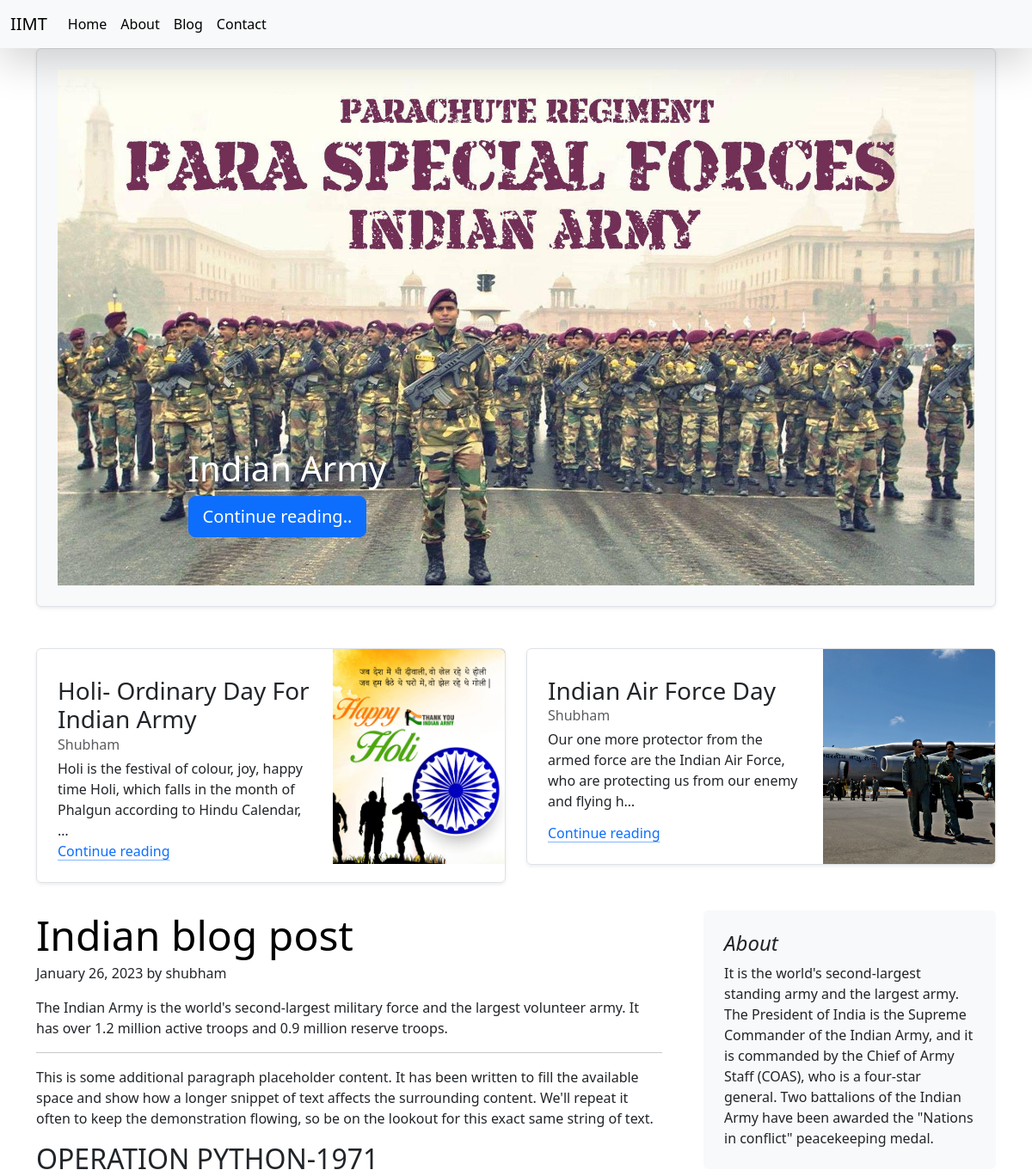
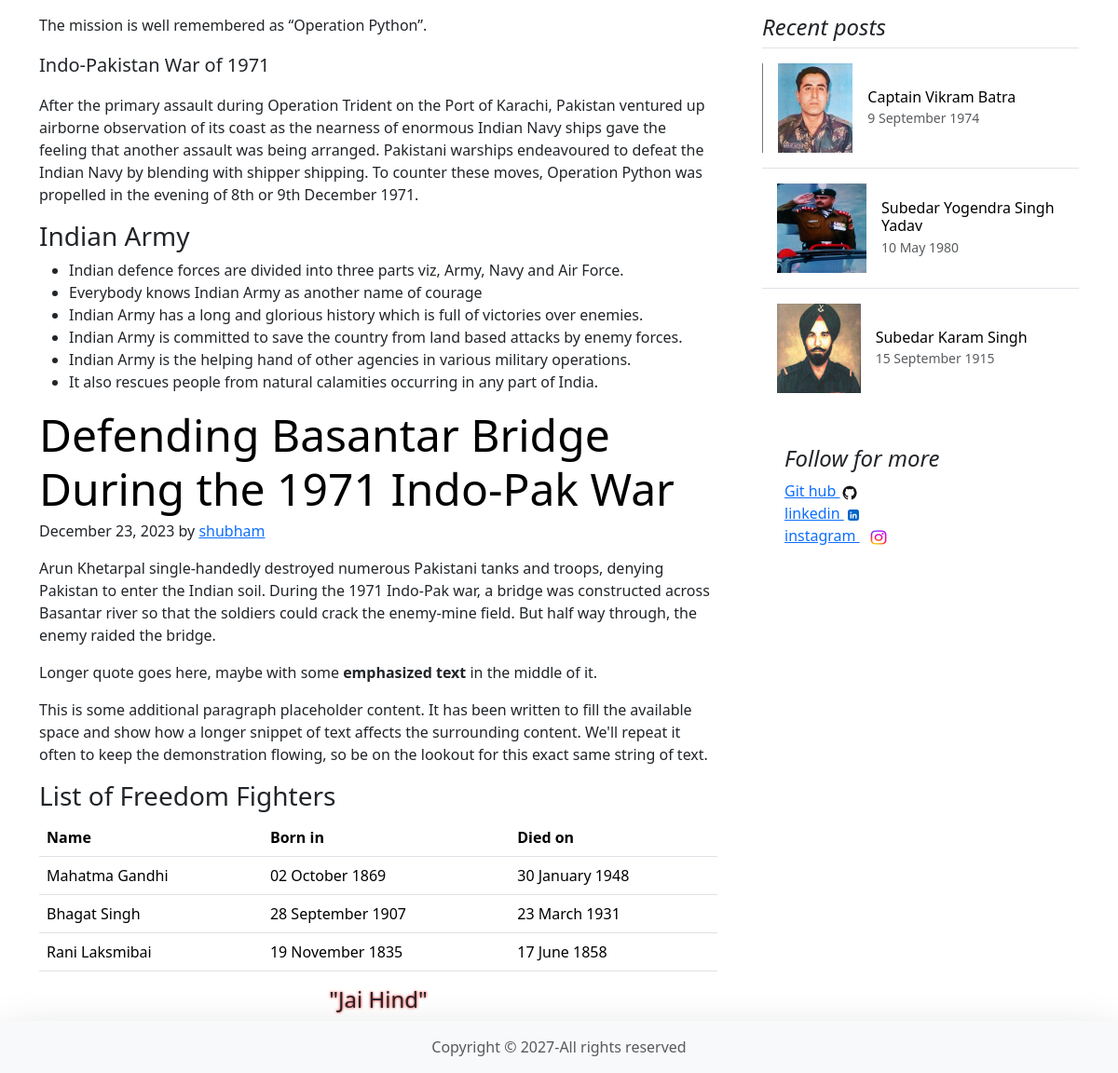
Screenshot of /blog/ with the database file from the repository (2 pictures, top to bottom).
### webblog/models.py (models this page shows, shortened)
class Popular_Blog(models.Model):
    title =models.CharField(max_length=122)
    author = models.CharField(max_length=50)
    content=models.TextField()
    created_at=models.DateTimeField(auto_now_add=True)
    images=models.ImageField(default="")

### webblog/views.py (the view)
# urls.py: 2. Add a URL to urlpatterns:  path('blog/', include('blog.urls'))
def blog(request):
    popularobj=Popular_Blog.objects.all()
    context={'name':'name','popularobj':popularobj}
    return render(request,'blog.html',context)

### templates/blog.html (shortened to what this page needs)
{% extends 'base.html' %}
{% load static %}
{% block body %}
<main class="container">
    <div class="p-4 p-md-6 mb-5 rounded bg-light border shadow-sm">
        <div class="row">
            <div class="carousel-item active">
                <img src="{% static 'images/blog.jpg' %}" class="d-block w-100" alt="Slide 1">
                <div class="container">
                  <div class="carousel-caption text-start">
                    <h1>Indian Army</h1>
                    <p><a class="btn btn-lg btn-primary" href="#">Continue reading..</a></p>
                  </div>
                </div>
              </div>
        </div>
    </div>
    <div class="row mb-2">
      {% for obj in popularobj %}
      <div class="col-md-6">
        <div class="row g-0 border rounded overflow-hidden flex-md-row mb-4 shadow-sm h-md-250 position-relative">
          <div class="col p-4 d-flex flex-column position-static">
            <h3 class="mb-0">{{obj.title}}</h3>
            <div class="mb-1 text-body-secondary">{{obj.author}}</div>
            <p class="card-text mb-auto">{{obj.content|safe| truncatechars:120}}</p>
            <a href="{% url 'show_blog' obj.pk %}" class="icon-link gap-1 icon-link-hover stretched-link">
              Continue reading
              <svg class="bi"><use xlink:href="#chevron-right"/></svg>
            </a>
          </div>
          <div class="col-auto d-none d-lg-block">
            <svg class="bd-placeholder-img" width="200" height="250" preserveAspectRatio="xMidYMid slice" focusable="false" role="img" aria-label="Placeholder: Thumbnail">
                <rect width="100%" height="100%" fill="#55595c"/>
                <image href="/media/{{obj.images}}" width="100%" height="100%" preserveAspectRatio="xMidYMid slice" />
                <text x="50%" y="50%" fill="#eceeef" dy=".3em"></text>
            </svg>
        </div>
        </div>
      </div>
      {% endfor %}
    </div>
    <div class="row g-5">
      <div class="col-md-8">
        <article class="blog-post">
          <h2 class="display-5 link-body-emphasis mb-1">Indian blog post</h2>
          <p class="blog-post-meta">January 26, 2023 by shubham</p>
          <p>The Indian Army is the world's second-largest military force and the largest volunteer army. It has over 1.2 million active troops and 0.9 million reserve troops.</p>
          <hr>
          <p>This is some additional paragraph placeholder content. It has been written to fill the available space and show how a longer snippet of text affects the surrounding content. We'll repeat it often to keep the demonstration flowing, so be on the lookout for this exact same string of text.</p>
          <h2>OPERATION PYTHON-1971</h2>
          <p>The mission is well remembered as “Operation Python”.</p>
          <blockquote class="blockquote">
            <p>Indo-Pakistan War of 1971</p>
          </blockquote>
          <p>After the primary assault during Operation Trident on the Port of Karachi, Pakistan ventured up airborne observation of its coast as the nearness of enormous Indian Navy ships gave the feeling that another assault was being arranged. Pakistani warships endeavoured to defeat the Indian Navy by blending with shipper shipping. To counter these moves, Operation Python was propelled in the evening of 8th or 9th December 1971.</p>
          <h3>Indian Army</h3>
          <ul>
            <li>Indian defence forces are divided into three parts viz, Army, Navy and Air Force.</li>
            <li>Everybody knows Indian Army as another name of courage</li>
            <li>Indian Army has a long and glorious history which is full of victories over enemies.</li>
            <li>Indian Army is committed to save the country from land based attacks by enemy forces.</li>
            <li>Indian Army is the helping hand of other agencies in various military operations.</li>
            <li>It also rescues people from natural calamities occurring in any part of India.</li>
          </ul>
        </article>
        <article class="blog-post">
          <h2 class="display-5 link-body-emphasis mb-1">Defending Basantar Bridge During the 1971 Indo-Pak War</h2>
          <p class="blog-post-meta">December 23, 2023 by <a href="{% url 'about' %}">shubham</a></p>
          <p>Arun Khetarpal single-handedly destroyed numerous Pakistani tanks and troops, denying Pakistan to enter the Indian soil. During the 1971 Indo-Pak war, a bridge was constructed across Basantar river so that the soldiers could crack the enemy-mine field. But half way through, the enemy raided the bridge.</p>
          <blockquote>
            <p>Longer quote goes here, maybe with some <strong>emphasized text</strong> in the middle of it.</p>
          </blockquote>
          <p>This is some additional paragraph placeholder content. It has been written to fill the available space and show how a longer snippet of text affects the surrounding content. We'll repeat it often to keep the demonstration flowing, so be on the lookout for this exact same string of text.</p>
          <h3>List of Freedom Fighters</h3>
          <table class="table">
            <thead>
              <tr>
                <th>Name</th>
                <th>Born in</th>
                <th>Died on	</th>
              </tr>
            </thead>
            <tbody>
              <tr>
                <td>Mahatma Gandhi</td>
                <td>02 October 1869 </td>
                <td>30 January 1948</td>
              </tr>
              <tr>
                <td>Bhagat Singh</td>
                <td>28 September 1907</td>
                <td>23 March 1931</td>
              </tr>
              <tr>
                <td>Rani Laksmibai</td>
                <td>19 November  1835</td>
                <td> 17 June  1858</td>
              </tr>
            </tbody>
          </table>
          <h4 class="text text-center " style="text-shadow: 0 0 3px #FF0000;">"Jai Hind"</h4>
        </article>
      </div>
      <div class="col-md-4">
        <div class="position-sticky" style="top: 2rem;">
          <div class="p-4 mb-3 bg-body-tertiary rounded">
            <h4 class="fst-italic">About</h4>
            <p class="mb-0">It is the world's second-largest standing army and the largest army. The President of India is the Supreme Commander of the Indian Army, and it is commanded by the Chief of Army Staff (COAS), who is a four-star general. Two battalions of the Indian Army have been awarded the "Nations in conflict" peacekeeping medal.</p>
          </div>
          <div>
            <h4 class="fst-italic">Recent posts</h4>
            <ul class="list-unstyled">
              <li>
                <a class="d-flex flex-column flex-lg-row gap-3 align-items-start align-items-lg-center py-3 link-body-emphasis text-decoration-none border-top" href="#">
                  <svg class="bd-placeholder-img" width="100%" height="96"  preserveAspectRatio="xMidYMid slice" focusable="false"><rect width="100%" height="100%" fill="#777"/>
                  <img src="{% static 'images/Vikram_Batra_PVC.jpg' %}" width="100%" height="96" preserveAspectRatio="xMidYMid slice"/>
                  </svg>
                  <div class="col-lg-8">
                    <h6 class="mb-0">Captain Vikram Batra</h6>
                    <small class="text-body-secondary">9 September 1974</small>
                  </div>
                </a>
              </li>
              <li>
                <a class="d-flex flex-column flex-lg-row gap-3 align-items-start align-items-lg-center py-3 link-body-emphasis text-decoration-none border-top" href="#">
                  <svg class="bd-placeholder-img" width="100%" height="96"  preserveAspectRatio="xMidYMid slice" focusable="false"><rect width="100%" height="100%" fill="#777"/>
                  <img src="{% static 'images/subedar.jpg' %}" width="100%" height="96" preserveAspectRatio="xMidYMid slice"/>
                  </svg>
                  <div class="col-lg-8">
                    <h6 class="mb-0">Subedar Yogendra Singh Yadav</h6>
                    <small class="text-body-secondary">10 May 1980</small>
                  </div>
                </a>
              </li>
              <li>
                <a class="d-flex flex-column flex-lg-row gap-3 align-items-start align-items-lg-center py-3 link-body-emphasis text-decoration-none border-top" href="#">
                  <svg class="bd-placeholder-img" width="100%" height="96"  preserveAspectRatio="xMidYMid slice" focusable="false"><rect width="100%" height="100%" fill="#777"/>
                  <img src="{% static 'images/bana.jpg' %}" width="100%" height="96" preserveAspectRatio="xMidYMid slice"/>
                  </svg>
                  <div class="col-lg-8">
                    <h6 class="mb-0">Subedar Karam Singh</h6>
                    <small class="text-body-secondary">15 September 1915</small>
                  </div>
                </a>
              </li>
            </ul>
          </div>
          <div class="p-4">
            <h4 class="fst-italic">Follow for more</h4>
            <ol class="list-unstyled">
              <li><a href="https://github.com/Shubham9125055">Git hub       <img src="{% static 'images/logo_git.png' %}"  style="height:20px; width:20px;"></a></li>
              <li><a href="https://www.linkedin.com/in/shubham-gupta-46b680222/">linkedin     <img src="{% static "images/link_logo.webp" %}" style="height:20px; width:20px;"></a></li>
              <li><a href="https://www.instagram.com/shubhamgupta91250/?next=%2F" >instagram <img src="{% static 'images/instalogo.jpg' %}" style="height:20px; width:40px; "></a></li>
            </ol>
          </div>
        </div>
      </div>
    </div>
  </main>
{% endblock body %}

### templates/base.html (shortened to what this page needs)
{% load static %}
<!DOCTYPE html>
<html lang="en">
<head>
    <link href="https://cdn.jsdelivr.net/npm/bootstrap@5.3.1/dist/css/bootstrap.min.css" rel="stylesheet">
</head>
<body>
    <div class="sticky-top">
    <nav class="shadow-lg navbar navbar-expand-lg bg-body-tertiary ">
        <div class="container-fluid">
          <a class="navbar-brand" href="/">IIMT</a>
          <div class="collapse navbar-collapse" id="navbarNav">
            <ul class="navbar-nav">
              <li class="navbar-item">
                <a class="nav-link active" aria-current="page" href="/">Home</a>
              </li>
              <li class="nav-item">
                <a class="nav-link active" href="{% url 'about' %}">About</a>
              </li>
              <li class="nav-item">
                <a class="nav-link active" href="{% url 'blog' %}">Blog</a>
              </li>
              <li class="nav-item">
                <a class="nav-link active" href="{% url 'contact' %}">Contact</a>
              </li>
            </ul>
          </div>
        </div>
      </nav>
    </div>
    {% block body %}
    {% endblock body %}
    <footer class="footer mt-auto py-3 bg-body-tertiary shadow-lg">
      <div class="container text-center">
        <span class="text-body-secondary">Copyright &copy; 2027-All rights reserved</span>
      </div>
    </footer>
</body>
</html>

### templates/base.html (style rules this page uses)
.navbar-item { text-align: center; color:#333; }

### rows the page displays
Popular_Blog: title "Holi- Ordinary Day For Indian Army", author "Shubham", content "Holi is the festival of colour, joy, happy time Holi, which falls in the month of Phalgun according to Hindu Calendar, …"
Popular_Blog: title "Indian Air Force Day", author "Shubham", content "Our one more protector from the armed force are the Indian Air Force, who are protecting us from our enemy and flying h…"
